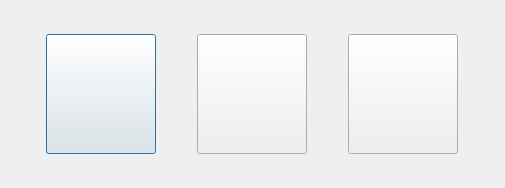
<?xml version="1.0" encoding="UTF-8"?>
<ui version="4.0">
 <class>Dialog</class>
 <widget class="QDialog" name="Dialog">
  <property name="geometry">
   <rect>
    <x>0</x>
    <y>0</y>
    <width>505</width>
    <height>188</height>
   </rect>
  </property>
  <property name="windowTitle">
   <string>选择对象</string>
  </property>
  <layout class="QHBoxLayout" name="horizontalLayout_2">
   <item>
    <widget class="QPushButton" name="btn_1">
     <property name="minimumSize">
      <size>
       <width>110</width>
       <height>120</height>
      </size>
     </property>
     <property name="maximumSize">
      <size>
       <width>110</width>
       <height>120</height>
      </size>
     </property>
     <property name="text">
      <string/>
     </property>
     <property name="iconSize">
      <size>
       <width>120</width>
       <height>120</height>
      </size>
     </property>
    </widget>
   </item>
   <item>
    <widget class="QPushButton" name="btn_2">
     <property name="minimumSize">
      <size>
       <width>110</width>
       <height>120</height>
      </size>
     </property>
     <property name="maximumSize">
      <size>
       <width>110</width>
       <height>120</height>
      </size>
     </property>
     <property name="text">
      <string/>
     </property>
     <property name="iconSize">
      <size>
       <width>120</width>
       <height>120</height>
      </size>
     </property>
    </widget>
   </item>
   <item>
    <widget class="QPushButton" name="btn_3">
     <property name="minimumSize">
      <size>
       <width>110</width>
       <height>120</height>
      </size>
     </property>
     <property name="maximumSize">
      <size>
       <width>110</width>
       <height>120</height>
      </size>
     </property>
     <property name="text">
      <string/>
     </property>
     <property name="iconSize">
      <size>
       <width>120</width>
       <height>120</height>
      </size>
     </property>
    </widget>
   </item>
  </layout>
 </widget>
 <resources/>
 <connections/>
</ui>
